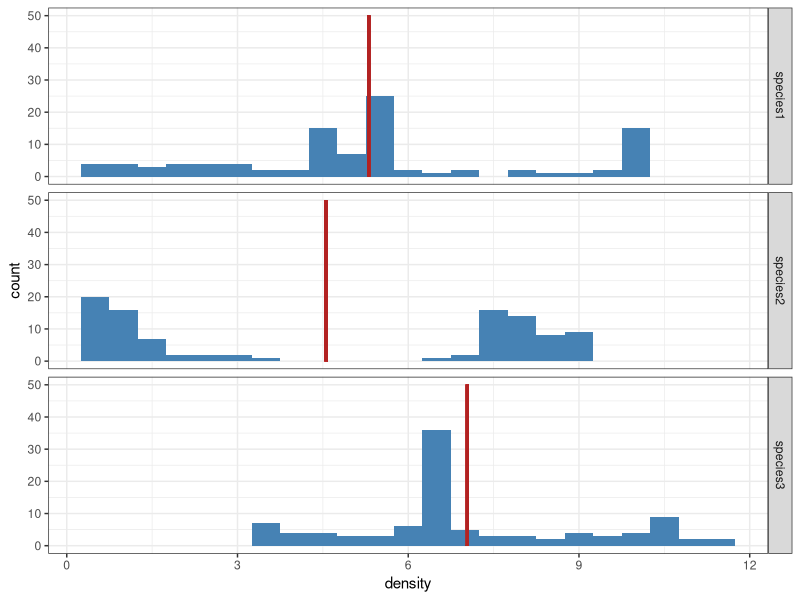
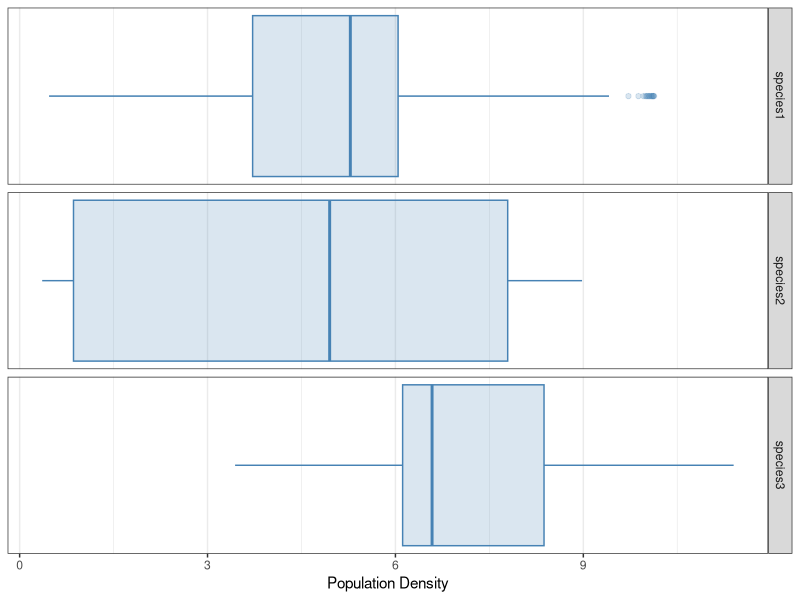
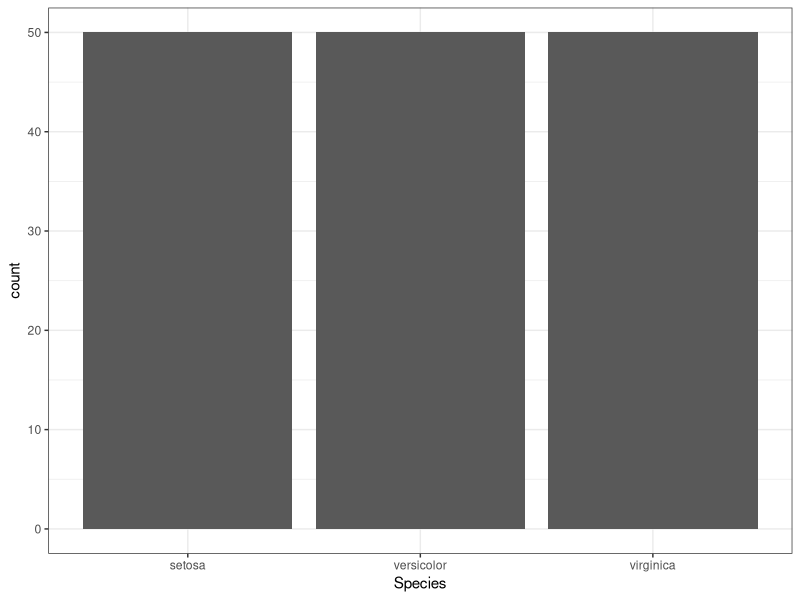
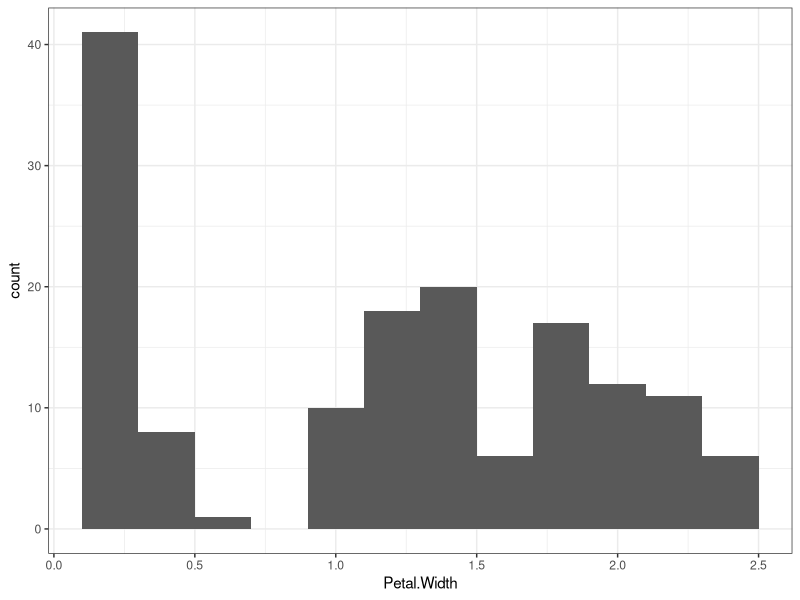

Generate these figures, in order, with R:
## ---- chunk 1
#| message: false
library(tidyverse)

pop <- read_delim("pop_data.csv", delim = ",")
## ---- chunk 2
pop |> 
  pivot_longer(cols = starts_with("species"),
               names_to = "species",
               values_to = "density") |> 
  group_by(species) |> 
  summarize(mean = mean(density)) |>
  ungroup()
## ---- chunk 3
#| label: fig-dist-mean
#| fig-cap: The density distribution of three different species, with their means marked in red.
pop |> 
  pivot_longer(cols = starts_with("species"),
               names_to = "species",
               values_to = "density") |> 
  group_by(species) |> 
  mutate(mean = mean(density)) |>
  ungroup() |>
  ggplot(aes(x = density)) + # Begin visualization
  geom_histogram(binwidth = 0.5, fill = "steelblue") + 
  # Facets the histogram based on species
  facet_grid(species ~ .) +
  labs(y = "count") +
  # Adds a custom segment to the visualization
  geom_segment(
    # Define start and end values of the segment:
    aes(x = mean, xend = mean, y = 0, yend = 50),
    # Define width and color of the segment:
    linewidth = 1, color = "firebrick"
  ) +
  theme_bw()
## ---- chunk 4
# The number of observations is the number of rows in the data:
n <- nrow(pop)

# Find the position (index) of the median:
position <- (n + 1) / 2 # The position is 50.5

# Therefore we need to round down and up, to get the vector of positions c(50, 51):
positionVec <- c(floor(position), ceiling(position))

# First we order the variable
pop |>
  select(species1) |> # Keep only this one column
  arrange(species1) # Order the densities from lowest to largest

# Next, we extract the observations located at the position vector
pop |>
  select(species1) |> 
  arrange(species1) |> 
  slice(positionVec) # Get the middle two values (at rows 50 and 51)

# Finally we calculate the mean of the two observations
pop |>
  select(species1) |> 
  arrange(species1) |> 
  slice(positionVec) |> 
  summarize(median = mean(species1)) # Obtain their mean, which is the median of the variable
## ---- chunk 5
quartiles <- quantile(pop$species1, probs = c(0.25, 0.50, 0.75))

quartiles
## ---- chunk 6
pop |> 
  pivot_longer(cols = starts_with("species"),
               names_to = "species",
               values_to = "density") |> 
  ggplot(aes(x = density)) + 
  geom_boxplot(color = "steelblue", fill = "steelblue", alpha = 0.2) +
  # Facets the histogram based on species
  facet_grid(species ~ .) +
  labs(x = "Population Density") + 
  # The y-axis is not relevant in this type of visualization,
  # so it is removed by setting breaks = NULL:
  scale_y_continuous(breaks = NULL) +
  theme_bw()
## ---- chunk 7
meanSpecies1 <- mean(pop$species1)

pop$species1 - meanSpecies1
## ---- chunk 8
(pop$species1 - meanSpecies1)^2
## ---- chunk 9
sum((pop$species1 - meanSpecies1)^2)
## ---- chunk 10
n <- length(pop$species1)

sum((pop$species1 - meanSpecies1)^2) / (n - 1)
## ---- chunk 11
squaredDistances <- sum((pop$species1 - meanSpecies1)^2) / (n - 1)

sqrt(squaredDistances)
## ---- chunk 12
sd(pop$species1)
## ---- chunk 13
pop |> 
  pivot_longer(cols = starts_with("species"),
               names_to = "species",
               values_to = "density") |> 
  group_by(species) |> 
  summarize(mean = mean(density),
            stdev = sd(density)) |>
  ungroup()
## ---- chunk 14
#| include: false
iris |>
  ggplot(aes(x = Species)) + 
  geom_bar() +
  theme_bw()
## ---- chunk 15
#| include: false
iris |>
  ggplot(aes(x = Petal.Width)) + 
  geom_histogram(binwidth = 0.2) +
  theme_bw()
## ---- chunk 16
#| include: false
iris |> 
  pivot_longer(cols = contains("Petal"),
               names_to = "Trait",
               values_to = "Value") |> 
  group_by(Species, Trait) |> 
  summarize(mean = mean(Value),
            sd = sd(Value)) |>
  ungroup()
## ---- chunk 17
#| include: false
iris |> 
  pivot_longer(cols = contains("Petal"),
               names_to = "Trait",
               values_to = "Value") |> 
  group_by(Species, Trait) |> 
  summarize(mean = mean(Value),
            median = median(Value),
            sd = sd(Value),
            IQR = IQR(Value)) |>
  ungroup()
